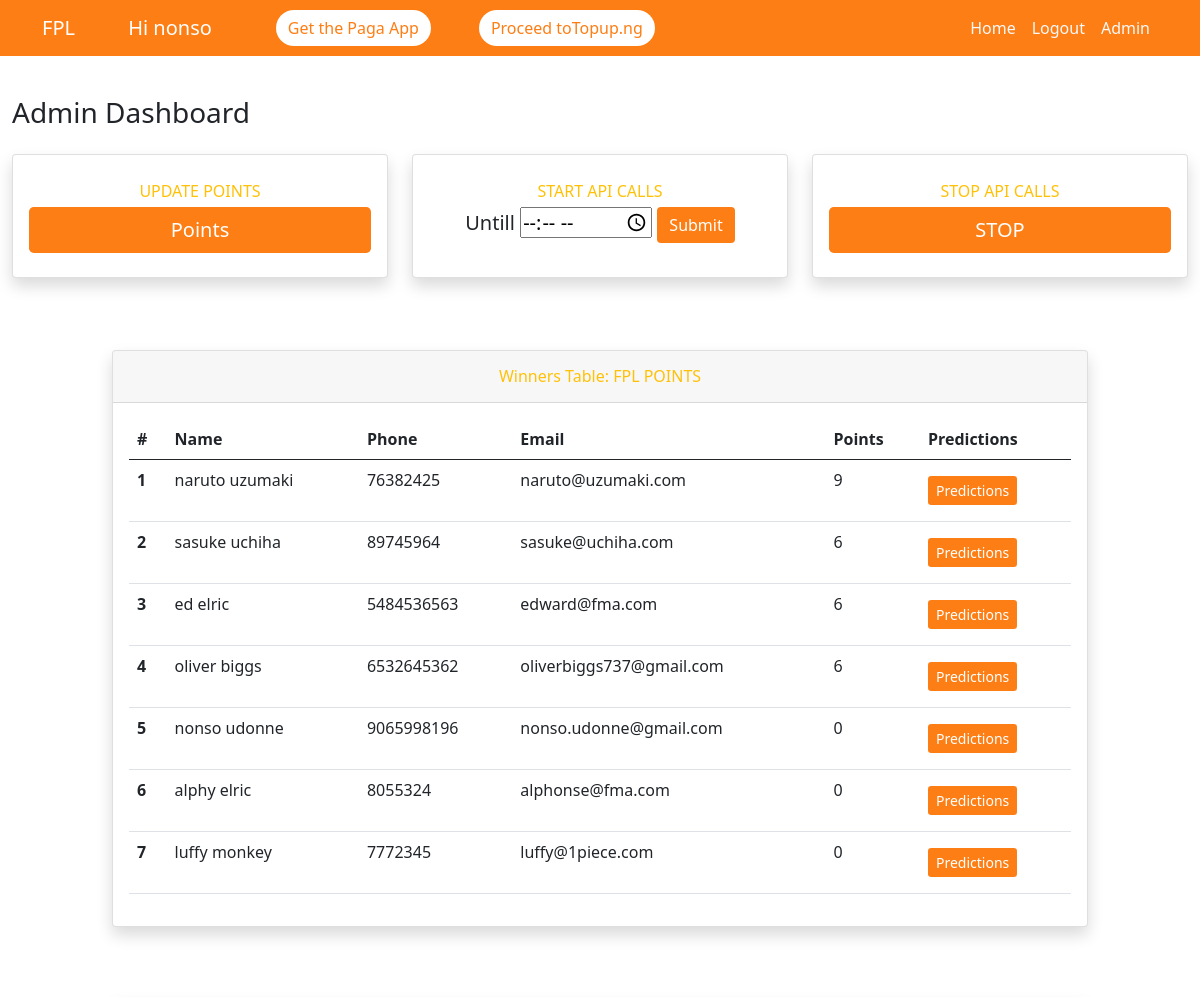
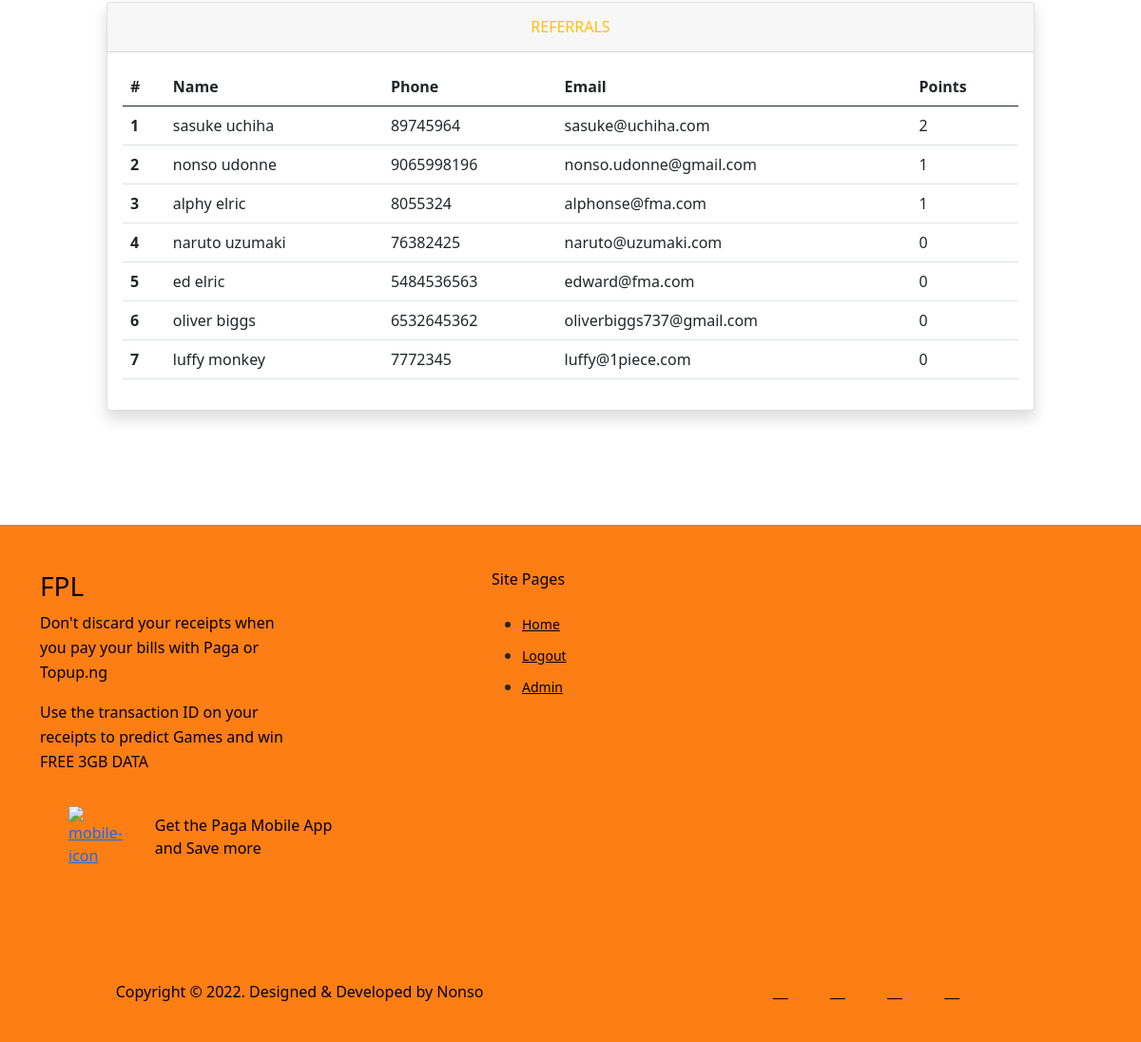
The page /fpl/admin-dash/ (signed in) on the database its author committed (2 pictures, top to bottom).
### accounts/models.py (models this page shows, shortened)
class MyUser(AbstractBaseUser, PermissionsMixin):
    email = models.EmailField(max_length=255, unique=True)
    first_name = models.CharField(max_length=100)
    last_name = models.CharField(max_length=100)
    phone = models.IntegerField(unique=True)
    confirmed = models.BooleanField(default=False, null=True, blank=True)
    confirmed_date = models.DateField(null=True, blank=True)
    date_created = models.DateTimeField(auto_now_add=True)
    is_active = models.BooleanField(default=True)
    admin = models.BooleanField(default=False)
    staff = models.BooleanField(default=False)
    USERNAME_FIELD = 'email'
    REQUIRED_FIELDS = ['first_name', 'last_name', 'phone']
    objects = MyUserManager()
    def full_name(self):
        return f"{self.first_name} {self.last_name}"

class fplUser(models.Model):
    user = models.OneToOneField(MyUser, on_delete=models.CASCADE)
    referrer = models.ForeignKey('self', on_delete=models.CASCADE, null=True, blank=True, related_name='referred')
    fav_club = models.CharField(max_length=100, verbose_name='Favorite Club')
    total_points = models.IntegerField(default=0)
    total_referrals = models.IntegerField(default=0)
    refer_valid = models.BooleanField(default=False)

### fpl_data/views.py (the view)
# urls.py: path('admin-dash/', admin_dash, name='admin-dash'),
@login_required(login_url='login')
def admin_dash(request):
    if not request.user.is_superuser:
        messages.warning(request, 'Access Denied')
        return redirect('home')
    users = fplUser.objects.all()
    fusers = users.order_by('-total_points')
    rusers = users.order_by('-total_referrals')
    context = {
        'fusers': fusers,
        'rusers': rusers
    }
    return render(request, 'admin-dash.html', context)

### fpl_data/templates/admin-dash.html (shortened to what this page needs)
{% extends 'base.html' %}
{% block content %}
<div class="container-fluid pt-5 mt-5">
    <div class="d-sm-flex align-items-center justify-content-between mb-4">
        <h1 class="h3 mb-0 text-gray-800">Admin Dashboard</h1>
    </div>
    <div class="row mb-5">
        <div class="col-xl-4 col-md-6 mb-4">
            <div class="card border-left-primary shadow h-100 py-2">
                <div class="card-body">
                    <div class="row no-gutters align-items-center">
                        <div class="col mr-2">
                            <div class="text-xs text-center font-weight-bold text-warning text-uppercase mb-1">
                                UPDATE POINTS</div>
                            <div class="h5 mb-0 font-weight-bold text-gray-800"><a class="btn btn-lg btn-primary btn-block w-100 predictBtn" href="{% url 'points' %}">Points</a></div>
                        </div>
                    </div>
                </div>
            </div>
        </div>
        <div class="col-xl-4 col-md-6 mb-4">
            <div class="card border-left-success shadow h-100 py-2">
                <div class="card-body">
                    <div class="row no-gutters align-items-center">
                        <div class="col mr-2">
                            <div class="text-xs text-center font-weight-bold text-warning text-uppercase mb-1">
                                START API CALLS</div>
                                <div class="h5 mb-0 font-weight-bold text-gray-800 text-center">
                                    <form action="" method="POST" data-admin="{% url 'scores' %}" id="adminForm">
                                        <label for="until">Untill</label>
                                        <input type="time" id="until" name="until" required>
                                        <input type="submit" value="Submit" class="btn btn-md btn-primary predictBtn">
                                    </form>
                                </div>
                        </div>
                    </div>
                </div>
            </div>
        </div>
        <div class="col-xl-4 col-md-6 mb-4">
            <div class="card border-left-warning shadow h-100 py-2">
                <div class="card-body">
                    <div class="row no-gutters align-items-center">
                        <div class="col mr-2">
                            <div class="text-xs text-center font-weight-bold text-warning text-uppercase mb-1">
                                STOP API CALLS</div>
                            <div class="h5 mb-0 font-weight-bold text-gray-800"><a class="btn btn-lg btn-primary btn-block w-100 predictBtn" href="{% url 'scores' %}">STOP</a></div>
                        </div>
                    </div>
                </div>
            </div>
        </div>
    </div>
    <div class="row mb-5 pb-5">
        <div class="col-10 mx-auto mb-5">
            <div class="card shadow mb-4">
                <div class="card-header py-3 text-center">
                    <h6 class="m-0 font-weight-bold text-warning">Winners Table: FPL POINTS</h6>
                </div>
                <div class="card-body">
                    <div class="table-responsive">
                        <table class="table table-hover">
                            <thead>
                              <tr>
                                <th scope="col">#</th>
                                <th scope="col">Name</th>
                                <th scope="col">Phone</th>
                                <th scope="col">Email</th>
                                <th scope="col">Points</th>
                                <th scope="col">Predictions</th>
                              </tr>
                            </thead>
                            <tbody>
                              {% for user in fusers %}
                              <tr>
                                <th scope="row">{{ forloop.counter }}</th>
                                <td>{{user.user.full_name}}</td>
                                <td>{{user.user.phone}}</td>
                                <td>{{user.user.email}}</td>
                                <td>{{user.total_points}}</td>
                                <td class="py-3">
                                    <a class="btn btn-sm btn-primary mx-auto predictBtn usersPreds" href="{% url 'predictions' user.id %}"  data-bs-toggle="modal" data-bs-target="#userPredictions">
                                        Predictions
                                    </a>
                                </td>
                              </tr>
                              {% endfor %}
                            </tbody>
                        </table>
                    </div>
                </div>
            </div>
        </div>
        <div class="col-10 mx-auto">
            <div class="card shadow mb-4">
                <div class="card-header py-3 text-center">
                    <h6 class="m-0 font-weight-bold text-warning">REFERRALS</h6>
                </div>
                <div class="card-body">
                    <div class="table-responsive">
                        <table class="table table-hover">
                            <thead>
                              <tr>
                                <th scope="col">#</th>
                                <th scope="col">Name</th>
                                <th scope="col">Phone</th>
                                <th scope="col">Email</th>
                                <th scope="col">Points</th>
                              </tr>
                            </thead>
                            <tbody>
                              {% for user in rusers %}
                              <tr>
                                <th scope="row">{{ forloop.counter }}</th>
                                <td>{{user.user.full_name}}</td>
                                <td>{{user.user.phone}}</td>
                                <td>{{user.user.email}}</td>
                                <td>{{user.total_referrals}}</td>
                              </tr>
                              {% endfor %}
                            </tbody>
                        </table>
                    </div>
                </div>
            </div>
        </div>
    </div>
</div>
{% endblock %}

### templates/navbar.html (shortened to what this page needs)
<header id="header" class="fixed-top">
  <nav class="navbar navbar-expand-md navbar-dark">
    <div class="container">
      <a class="navbar-brand" href="{% url 'home' %}">
        FPL    <span class="lead ms-5 d-none d-md-inline-block">Hi {{ request.user.first_name }}</span>
      </a>
      <a href="https://google-play-store" class="topupBtn appointment-btn scrollto ms-md-5 ms-2 btn btn-info rounded-pill"><span class="d-none d-lg-inline-block">Get the </span> Paga App</a>
      <a href="https://topup.ng" class="topupBtn appointment-btn scrollto ms-md-5 ms-2 btn btn-info rounded-pill"> <span class="d-none d-lg-inline-block">Proceed to </span>Topup.ng</a>
      <div class="collapse navbar-collapse" id="navbarCollapse">
        <ul class="navbar-nav ms-auto mb-2 mb-md-0">
          <li class="nav-item">
            <a class="nav-link text-light {% block activeHome %} {% endblock %}" href="{% url 'home' %}">Home</a>
          </li>
          {% if user.is_authenticated %}
          <li class="nav-item">
            <a class="nav-link text-light" href="{% url 'logout' %}">Logout</a>
          </li>
          {% endif %}
          {% if user.is_superuser %}
          <li class="nav-item">
            <a class="nav-link text-light" href="{% url 'admin-dash' %}">Admin</a>
          </li>
          {% endif %}
        </ul>
      </div>
    </div>
  </nav>
</header>

### static/css/style.css (style rules this page uses)
#myTab .active, .predictBtn, #tidSubmit, .navbar, .navbar a, .submitBtn { background-color: #fd7e14; color: #fff; border-style: none; }
.topupBtn { background-color: #fff !important; color: #fd7e14 !important; }

### rows shown on the page
MyUser: user.first_name "nonso"
fplUser: user.full_name "naruto uzumaki", user.phone "76382425", user.email "naruto@uzumaki.com", total_points "9", total_referrals "0"
fplUser: user.full_name "sasuke uchiha", user.phone "89745964", user.email "sasuke@uchiha.com", total_points "6", total_referrals "2"
fplUser: user.full_name "ed elric", user.phone "5484536563", user.email "edward@fma.com", total_points "6", total_referrals "0"
fplUser: user.full_name "oliver biggs", user.phone "6532645362", user.email "oliverbiggs737@gmail.com", total_points "6", total_referrals "0"
fplUser: user.full_name "nonso udonne", user.phone "9065998196", user.email "nonso.udonne@gmail.com", total_points "0", total_referrals "1"
fplUser: user.full_name "alphy elric", user.phone "8055324", user.email "alphonse@fma.com", total_points "0", total_referrals "1"
fplUser: user.full_name "luffy monkey", user.phone "7772345", user.email "luffy@1piece.com", total_points "0", total_referrals "0"
